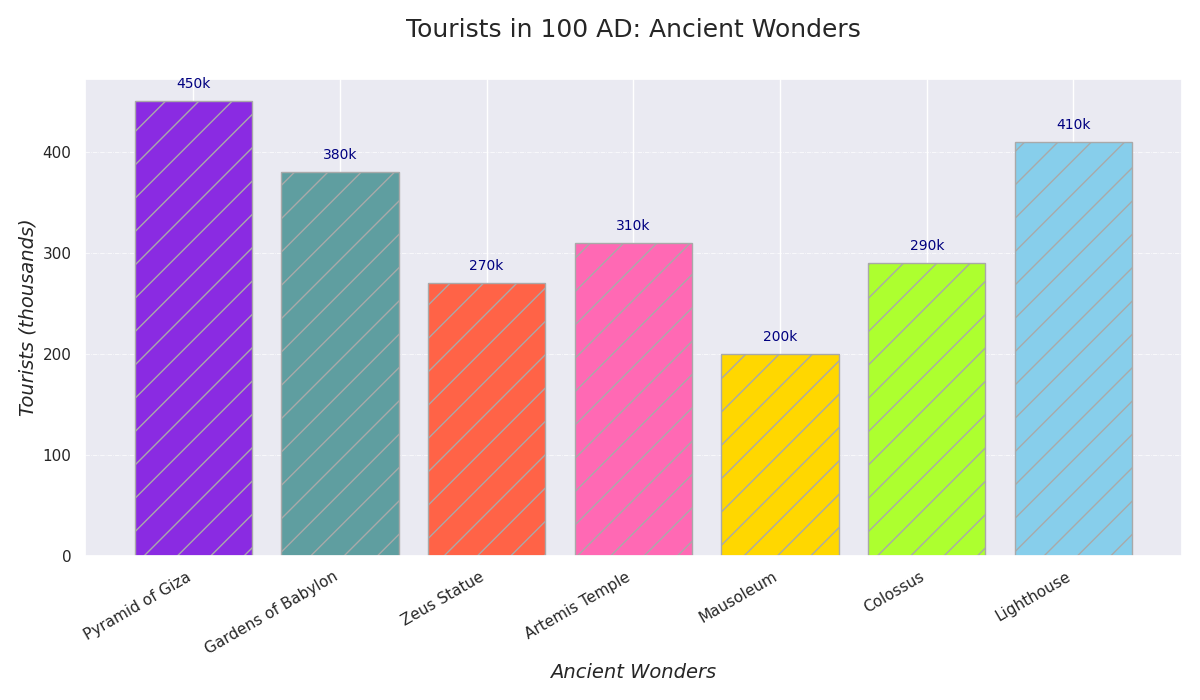

This figure's Python source:
import matplotlib.pyplot as plt
import numpy as np

wonders = [
    "Pyramid of Giza", "Gardens of Babylon",
    "Zeus Statue", "Artemis Temple",
    "Mausoleum", "Colossus", "Lighthouse"
]

tourists = np.array([450, 380, 270, 310, 200, 290, 410])

# New set of colors
colors = ['#8A2BE2', '#5F9EA0', '#FF6347', '#FF69B4', '#FFD700', '#ADFF2F', '#87CEEB']

fig, ax = plt.subplots(figsize=(12, 7))

bars = ax.bar(wonders, tourists, color=colors, edgecolor='darkgrey', hatch='/')

for bar in bars:
    yval = bar.get_height()
    ax.text(bar.get_x() + bar.get_width() / 2, yval + 10, f'{yval}k', ha='center', va='bottom', fontsize=10, color='navy')

ax.set_title('Tourists in 100 AD: Ancient Wonders', fontsize=18, pad=30)
ax.set_xlabel('Ancient Wonders', fontsize=14, style='italic')
ax.set_ylabel('Tourists (thousands)', fontsize=14, style='italic')

plt.xticks(rotation=30, ha='right')

ax.yaxis.grid(True, linestyle='-.', linewidth=0.5)

plt.tight_layout()

plt.show()
